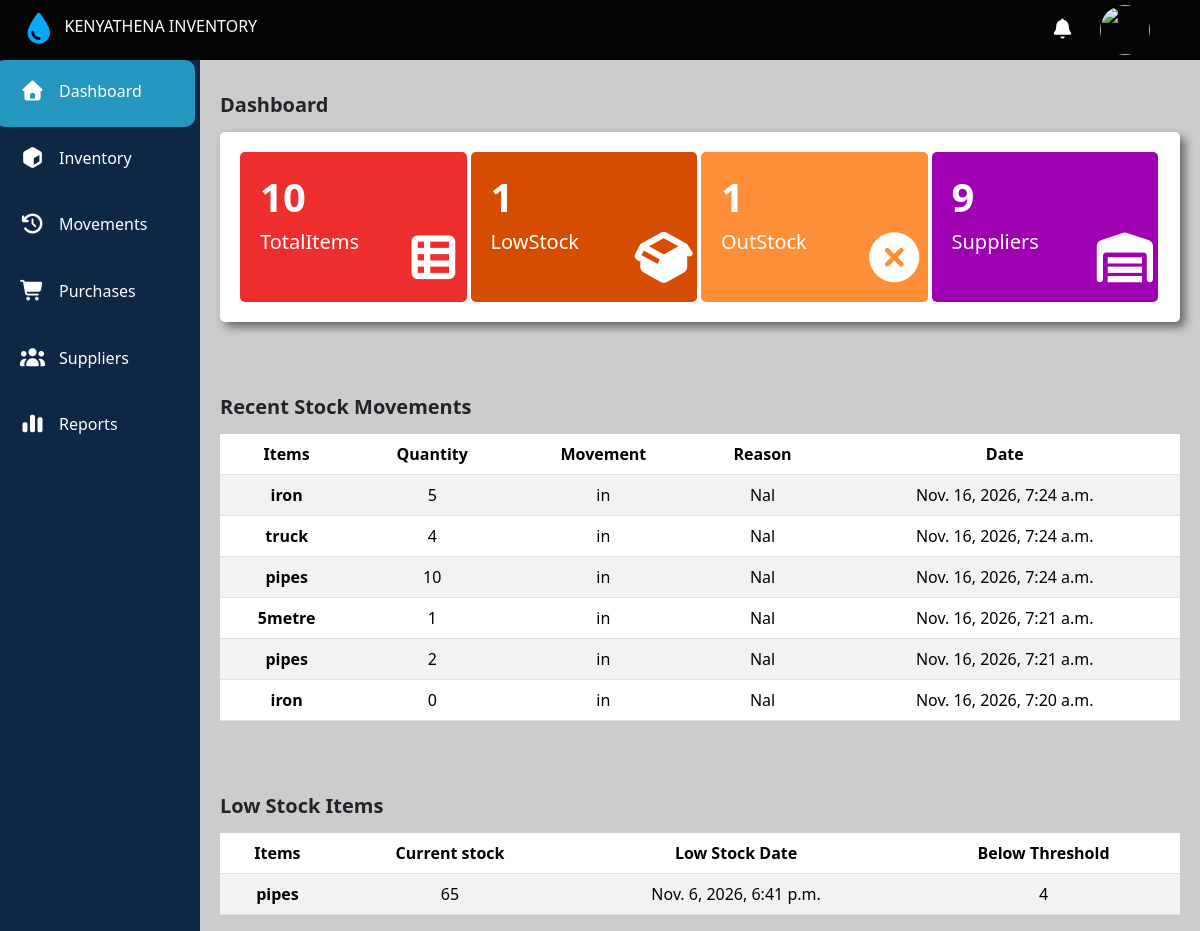
The page / on the database its author committed.
### main/models.py (models this page shows, shortened)
class StockMovements(models.Model):
  Movement_type=[
    ('in','Stock In'),
    ('Out','Stock Out'),
  ]
  item = models.CharField(max_length=200)
  quantity = models.PositiveIntegerField()
  supplier_issued_to = models.CharField(max_length=200,null=True,blank=True)
  date=models.DateTimeField(auto_now_add=True)
  movement = models.CharField(max_length=200,choices=Movement_type)
  reason = models.CharField(max_length=300,null=True,blank=True)
  note = models.CharField(max_length=1000,null=True,blank=True)

class Stock(models.Model):
  stock_status =[
    ('low_stock','LowStock'),
    ('outStock','Out_Of_Stock'),
    ('inStock','In_Stock')
  ]
  item = models.CharField(max_length=200,unique=True)
  quantity = models.PositiveIntegerField(default=0)
  status = models.CharField(choices=stock_status,null=True)
  low_stock_date = models.DateTimeField(null=True,blank=True)
  low_by = models.PositiveIntegerField(null=True,blank=True)

### main/views.py (the view)
# urls.py: 2. Add a URL to urlpatterns:  path('', views.home, name='home')
def home(request):
  low_stock_table= Stock.objects.filter(status='low_stock').order_by('-id')
  stock_Movements = StockMovements.objects.all().order_by('-id')[:6]
  outStock = Stock.objects.filter(status='outStock').count()
  lowStock = Stock.objects.filter(status='low_stock').count()
  items = Stock.objects.all().count()
  suppliers_count= Suppliers.objects.all().count()
  print(items)
  context = {'suppliers_count':suppliers_count,'outStock':outStock,'lowStock':lowStock,'items':items,'stock_Movements':stock_Movements,'low_stock_table':low_stock_table}
  return render(request,'main/dashboard.html',context)

### main/templates/main/dashboard.html (shortened to what this page needs)
{% extends 'main/base.html' %}
{% block content %}
  <main>
    <div class="Stock">
      <span>Dashboard </span>
    </div>
    <div class="main">
      <div class="totalItems">
        <div class="containerdiv">
          <div class="number">{{items}}</div>
          <div class="name">TotalItems</div>
        </div>
        <div class="icon">
          <i class="fa-solid fa-table-list"></i>
        </div>
      </div>
      <div class="lowStock">
        <div>
          <div class="containerdiv">
            <div class="number">{{lowStock}}</div>
            <div class="name">LowStock</div>
          </div>
        </div>
        <div class="icon">
          <i class="fa-solid fa-box-open"></i>
        </div>
      </div>
      <div class="outStock">
        <div>
          <div class="containerdiv">
            <div class="number">{{outStock}}</div>
          <div class="name">OutStock</div>
          </div>
        </div>
        <div class="icon">
          <i class="fa-solid fa-circle-xmark"></i>
        </div>
      </div>
      <div class="suppliers">
        <div>
          <div class="containerdiv">
            <div class="number">{{suppliers_count}}</div>
            <div class="name">Suppliers</div>
          </div>
        </div>
        <div class="icon">
          <i class="fa-solid fa-warehouse"></i>
        </div>
      </div>
    </div>
    <div class="Stock">
      <span>Recent Stock Movements  </span>
    </div>
    <div class="recentStock">
      <table class="table table-striped" >
        <thead>
          <tr class="table_row">
            <th scope="col">Items</th>
            <th scope="col">Quantity</th>
            <th scope="col">Movement</th>
            <th scope="col">Reason</th>
            <th scope="col">Date</th>
          </tr>
        </thead>
        <tbody>
        {% for stock_Movement in stock_Movements %}
          <tr class="table_row">
            <th scope="row">{{stock_Movement.item}}</th>
            <td>{{stock_Movement.quantity}}</td>
            <td>{{stock_Movement.movement}}</td>
            <td>{{stock_Movement.reason}}</td>
            <td>{{stock_Movement.date}}</td>
          </tr>
        {% endfor %}
        </tbody>
      </table>
    </div>
    <div class="Stock">
      <span>Low Stock Items  </span>
    </div>
   <div class="lowStockItem">
      <table class="table table-striped" >
        <thead>
          <tr class="table_row">
            <th scope="col">Items</th>
            <th scope="col">Current stock</th>
            <th scope="col"> Low Stock Date</th>
            <th scope="col">Below Threshold</th>
          </tr>
        </thead>
        <tbody>
          {% for low_stock in low_stock_table %}
          <tr class="table_row">
            <th scope="row">{{low_stock.item}}</th>
            <td>{{low_stock.quantity}}</td>
            <td>{{low_stock.low_stock_date}}</td>
            <td>{{low_stock.low_by}}</td>
          </tr>
          {% endfor %}
        </tbody>
      </table>
    </div>
  </main>
{% endblock %}

### main/static/main/css/masawe.css (style rules this page uses)
body { margin: 90px 0 0 220px; padding: 0; box-sizing: border-box; background-color: rgba(0,0,0,0.2) }
html, body { scrollbar-width: none; -ms-overflow-style: none; }
.main { display: grid; grid-template-columns: 1fr 1fr 1fr 1fr; column-gap: 2px; margin-right: 20px; background-color: #fff; border-radius: 5px; padding: 20px; box-shadow: 5px 5px 10px rgba(0,0,0,0.5); margin-bottom:70px; }
.main div { display: grid; grid-template-columns: 1fr 2fr; justify-content: end; height: 150px; margin-right: 2px; border-radius: 5px; }
.main div .containerdiv { display: flex; flex-direction: column; color: white; font-size: 20px; padding-left: 20px; }
div .containerdiv .number { display: inline-flex; align-items: end; justify-content: start; font-weight: 700; font-size: 40px; }
div .icon { display: inline-flex; align-items: end; }
div .icon i { font-size: 50px; margin-bottom: 20px; color: #fff; }
main .totalItems { background-color: #ee2d2d; }
main .lowStock { background-color: #d64c00; }
main .outStock { background-color: #fe8f38; }
main .suppliers { background-color: #9f00b2; }
main .recentStock { margin-right: 20px; margin-bottom: 70px; }
main .lowStockItem { margin-right: 20px; }
main .Stock { margin-bottom: 12px; }
.Stock span { font-size: 20px; font-weight: 700; }

### main/templates/main/dashboard.html (style rules this page uses)
.table_row { text-align: center; }

### rows shown on the page
StockMovements: item "iron", quantity "5", movement "in", reason "Nal", date "Nov. 16, 2026, 7:24 a.m."
StockMovements: item "truck", quantity "4", movement "in", reason "Nal", date "Nov. 16, 2026, 7:24 a.m."
StockMovements: item "pipes", quantity "10", movement "in", reason "Nal", date "Nov. 16, 2026, 7:24 a.m."
StockMovements: item "5metre", quantity "1", movement "in", reason "Nal", date "Nov. 16, 2026, 7:21 a.m."
StockMovements: item "pipes", quantity "2", movement "in", reason "Nal", date "Nov. 16, 2026, 7:21 a.m."
StockMovements: item "iron", quantity "0", movement "in", reason "Nal", date "Nov. 16, 2026, 7:20 a.m."
Stock: item "pipes", quantity "65", low_stock_date "Nov. 6, 2026, 6:41 p.m.", low_by "4"

### other values the page prints
{{ items }} "10"
{{ lowStock }} "1"
{{ outStock }} "1"
{{ suppliers_count }} "9"
